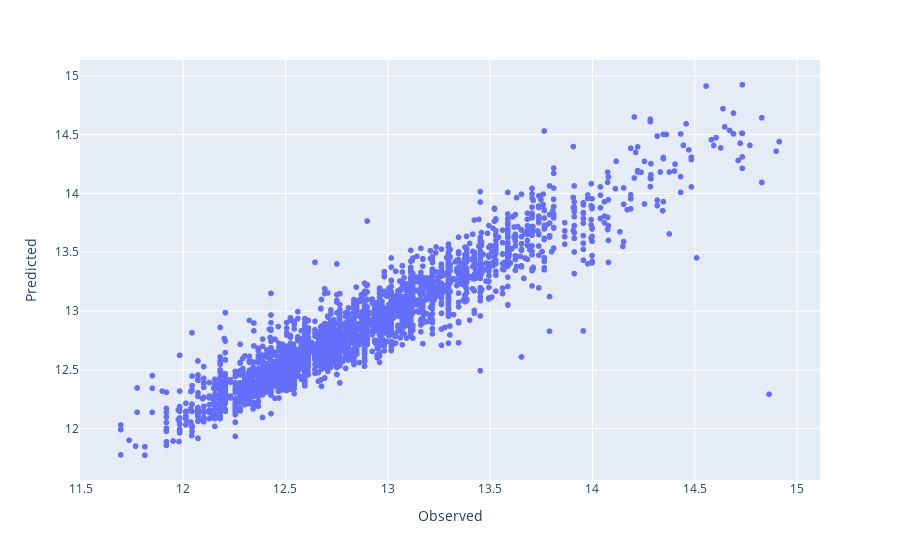

Here is the notebook cell this chart was saved with:
### Code cell
mlp_xgb = MLpipeline(df_ads)

parametersGrid = {'estimator__n_estimators': [1500,1700,2000,2300,2600],
                  'estimator__max_depth': [1,3,5,7,9,11],
                  'estimator__learning_rate': [0.01,0.1,0.3],
                  'estimator__gamma': [0.0, 0.2, 0.4],
                  'estimator__colsample_bytree': [0.3,0.5,0.7,1]}

mlp_xgb.set_estimator(XGBRegressor(objective='reg:squarederror', random_state=42),
                         parametersGrid, xlist,
                         numeric_features, categorical_features)
mlp_xgb.run()

### Figure 1 — Plotly figure (JSON) as saved in the notebook; plotly's stock layout.template omitted (floating-point values rounded to 4 significant figures; data arrays with more than 128 entries replaced by an {"elided": "..."} marker saying what was removed)
{"data": [{"hoverlabel": {"namelength": 0}, "hovertemplate": "Observed=%{x}<br>Predicted=%{y}", "legendgroup": "", "marker": {"color": "#636efa", "symbol": "circle"}, "mode": "markers", "name": "", "showlegend": false, "type": "scattergl", "x": {"elided": "3200 float values"}, "xaxis": "x", "y": {"elided": "3200 float values"}, "yaxis": "y"}], "layout": {"legend": {"tracegroupgap": 0}, "margin": {"t": 60}, "xaxis": {"anchor": "y", "domain": [0, 1], "title": {"text": "Observed"}}, "yaxis": {"anchor": "x", "domain": [0, 1], "title": {"text": "Predicted"}}}}
